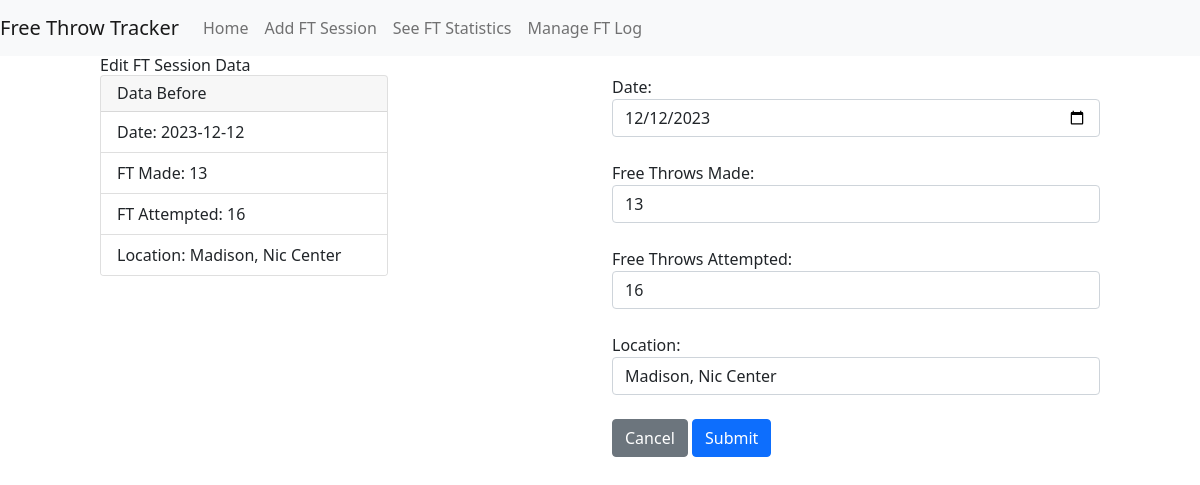
/edit/6, run on the app's committed database.
### tables this page shows
CREATE TABLE freethrowlog (
    id INTEGER PRIMARY KEY AUTOINCREMENT,
    sessionDate TEXT NOT NULL,
    ftMade INTEGER NOT NULL,
    ftAttempted INTEGER NOT NULL,
    locationName TEXT NOT NULL
    
);

### app.py (the view, shortened to what this page needs)
@app.route("/edit/<string:id>",methods=['POST','GET'])
def edit(id):
    if request.method == 'GET':
        conn = get_db_connection()
        cursor = conn.cursor()
        cursor.execute("SELECT * FROM freethrowlog WHERE ID=?", (id,))
        data = cursor.fetchall()
        cursor.close()
        conn.close()
        date = str(data[0]['sessionDate'])
        return render_template("edit.html", data=data, date=date)

### app.py (called while the page is built)
def get_db_connection():
    conn = sqlite3.connect('database.db')
    conn.row_factory = sqlite3.Row
    return conn

### templates/edit.html
{% extends 'base.html' %}
{% block content %}
    <div class="container">
        <div class="row">
            <h1>{% block title %} Edit FT Session Data {% endblock %}</h1>
            <div class="col">
                <div class="card" style="width: 18rem;">
                    <div class="card-header">
                        <h5>Data Before</h5>
                    </div>
                    <ul class="list-group list-group-flush">
                        <li class="list-group-item">Date: {{data[0]['sessionDate']}}</li>
                        <li class="list-group-item">FT Made: {{data[0]['ftmade']}}</li>
                        <li class="list-group-item">FT Attempted: {{data[0]['ftattempted']}}</li>
                        <li class="list-group-item">Location: {{ data[0]['locationName'] }}</li>
                    </ul>
                </div>
            </div>
            <div class="col">
                <form action="{{ url_for('edit', id=data[0]['id'])}}" method="post">
                    <div class="form-group col-sm-12">
                        <label for="date" >Date: </label>
                        <input type="date" class="form-control" id="date" name="date" value='{{data[0]["sessionDate"]}}'>
                    </div><br>
                    <div class="form-group col-sm-12">
                        <label for="ftmade">Free Throws Made: </label>
                        <input type="number" class="form-control" id="ftmade" name="ftmade" value='{{data[0]["ftmade"]}}'>
                    </div><br>
                    <div class="form-group col-sm-12">
                        <label for="ftmade">Free Throws Attempted: </label>
                        <input type="number" class="form-control" id="ftattempted" name="ftattempted" value='{{data[0]["ftattempted"]}}'>
                    </div><br>
                    <div class="form-group col-sm-12">
                        <label for="location">Location: </label>
                        <input type="text" class="form-control" id="location" name="location" value='{{data[0]["locationName"]}}'>
                    </div>
                    <br>
                    <a href='{{url_for("log")}}' class="btn btn-secondary" role="button">Cancel</a>
                    <button type="submit" class="btn btn-primary">Submit</button>
                </form>
            </div>
        </div>
    </div>
{% endblock %}

### data on the page
freethrowlog: sessionDate "2023-12-12", ftMade "13", ftAttempted "16", locationName "Madison, Nic Center", date "12/12/2023", ftmade "13", ftattempted "16", location "Madison, Nic Center"
